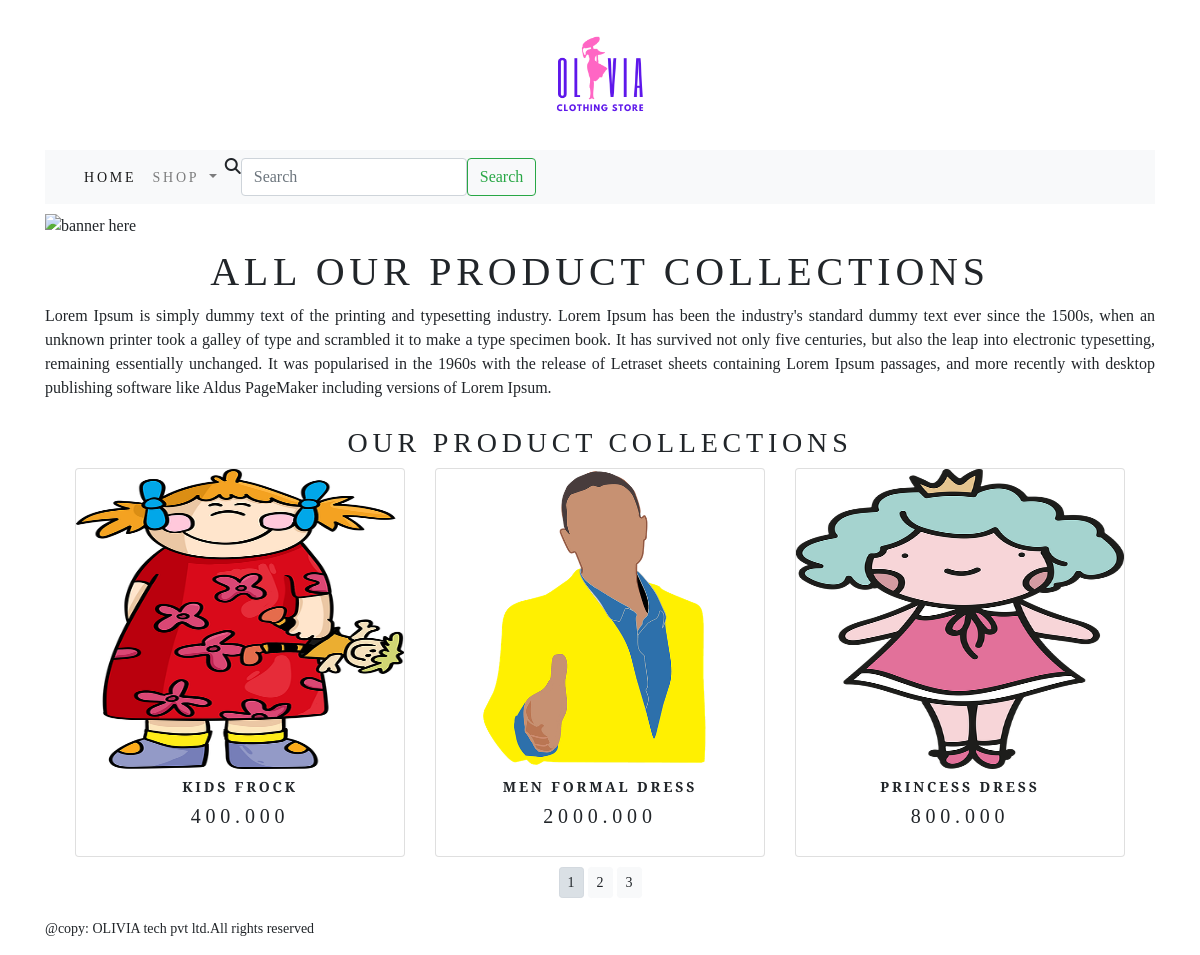
/store/, run on the app's committed database.
### clothingapp/models.py (models this page shows, shortened)
class Product(models.Model):
    name = models.CharField(max_length=250, unique=True)
    slug = models.CharField(max_length=250, unique=True)
    price = models.DecimalField(max_digits=10, decimal_places=3)
    description = models.TextField(blank=True)
    category = models.ForeignKey(Category, on_delete=models.CASCADE)
    image = models.ImageField(upload_to="product", blank=True)
    available = models.BooleanField(default=True)
    stock = models.IntegerField()
    created = models.DateTimeField(auto_now_add=True)
    updated = models.DateTimeField(auto_now=True)
    class Meta:
        ordering = ('name', 'price', 'stock', 'created', 'updated',)
        verbose_name = "product"
        verbose_name_plural = "products"
    def get_url(self):
        return reverse('store:ProDetails', args=[self.category.slug, self.slug])

### clothingapp/views.py (the view)
# urls.py: path('', views.allstorepro, name="AllStorePro"),
def allstorepro(request, c_slug=None):
    c_page = None
    product_list = None
    if c_slug is not None:
        c_page = get_object_or_404(Category, slug=c_slug)
        product_list = Product.objects.all().filter(category=c_page, available=True)
    else:
        product_list = Product.objects.all().filter(available=True)
    paginator = Paginator(product_list, 3)
    try:
        page = int(request.GET.get('page', '1'))
    except:
        page = 1
    try:
        product = paginator.page(page)
    except(EmptyPage, InvalidPage):
        product = paginator.page(paginator.num_pages)
    return render(request, 'cat.html', {'cat_page': c_page, 'product': product})

### cartapp/context_processors.py (called while the page is built)
def counter(request):
    item_count = 0
    if 'admin' in request.path:
        return {}
    else:
        try:
            cart = Cart.objects.filter(cart_id=_cartid_(request))
            cart_items = CartItem.objects.all().filter(cart=cart[0:1])
            for cart_item in cart_items:
                item_count += cart_item.quantity
        except Cart.DoesNotExist:
            item_count = 0
    return dict(item_count=item_count)

### cartapp/views.py (called while the page is built)
def _cartid_(request):
    cart = request.session.session_key
    if not cart:
        cart = request.session.create()
    return cart

### clothingapp/context_processors.py (called while the page is built)
def cat_links(request):
    links = Category.objects.all()
    return dict(links=links)

### clothingapp/models.py (called while the page is built)
    def get_url(self):
        return reverse('store:Pro_By_Cat', args=[self.slug])

### templates/cat.html (shortened to what this page needs)
{% extends 'base.html' %}
{% load static %}
{% block content %}
{% if cat_page %}
<div>
    <div>
        <img src="{{cat_page.image.url}}" width="500" height="500" alt="{{cat_page.name}}">
    </div>
</div>
<br>
<div>
    <div class="text-center my-title">{{cat_page.name}}</div>
</div>
<div>
    <p class="text-justify">{{cat_page.description}}</p>
</div>
{% else %}
<div>
    <img class="my-image my-image-padding" src="{% static 'img/banner.png' %}" alt="banner here">
</div>
<div class="my-title">
    <h1>All Our Product Collections</h1>
</div>
<div>
    <p class="text-justify">Lorem Ipsum is simply dummy text of the printing and typesetting industry. Lorem Ipsum has been the industry's standard dummy text ever since the 1500s, when an unknown printer took a galley of type and scrambled it to make a type specimen book. It has survived not only five centuries, but also the leap into electronic typesetting, remaining essentially unchanged. It was popularised in the 1960s with the release of Letraset sheets containing Lorem Ipsum passages, and more recently with desktop publishing software like Aldus PageMaker including versions of Lorem Ipsum.</p>
</div>
{% endif %}
<div class="my-title">
    <h3 class="text-center">Our Product Collections</h3>
</div>
<div class="container">
     <div class="row mx-auto">
    {% for product in product.object_list %}
    <div class="my-bottom-margin col-12 col-sm-12 col-md-12 col-lg-4">
        <div class="card" style="min-width:15rem;">
        <a href="{{product.get_url}}">
            <div class="my-image">
                <img class="card-img-top" src="{{product.image.url}}" width="300" height="300" alt="{{product.name}}"></div></a>
    <div class="card-body my-title">
        <h4><b>{{product.name}}</b></h4>
    <h5>{{product.price}}</h5>
    </div>
         </div>
         </div>
    {% endfor %}
</div>
     <div class="mx-auto">
         {% if product.paginator.num_pages > 1 %}
         <div class="text-center">
             {% for pg in product.paginator.page_range %}
             <a href="?page={{pg}}" class="btn btn-light btn-sm {% if product.number == pg %} active {% endif %}">{{pg}}</a>
             {% endfor %}
         </div>
         {% endif %}
     </div>
</div>
{% endblock %}

### templates/base.html (shortened to what this page needs)
{% load static %}
<!DOCTYPE html>
<html lang="en">
<head>
    <link rel="stylesheet" href="{% static 'css/bootstrap.min.css' %}">
    <link href="{% static 'css/custom.css' %}" rel="stylesheet">
</head>
<body>
<div class="container">
    {% include 'header.html' %}
    {% include 'navbar.html' %}
    {% block content %}
    {% endblock %}
</div>
    {% include 'footer.html' %}
</body>
</html>

### templates/header.html
{% load static %}
<center>
    <a href="{% url 'store:AllStorePro' %}">
    <img src="{% static 'img/logo.png' %}" alt="logo here" height="150" width="150">
    </a>
</center>

### templates/navbar.html (shortened to what this page needs)
<nav class="navbar navbar-expand-lg navbar-light bg-light">
  <div class="container-fluid">
    <div class="collapse navbar-collapse" id="navbarSupportedContent">
      <ul class="navbar-nav me-auto mb-2 mb-lg-0">
        <li class="nav-item">
          <a class="nav-link active" aria-current="page" href="{% url 'store:AllStorePro' %}">Home</a>
        </li>
        <li class="nav-item dropdown">
          <a class="nav-link dropdown-toggle" href="#" id="navbarDropdown" role="button" data-bs-toggle="dropdown" aria-expanded="false">
            Shop
          </a>
        </li>
      </ul>
      <form class="d-flex" action="{% url 'search:searchre' %}" method="get">
        <i class="fa-solid fa-magnifying-glass"></i>  <input class="form-control me-2" type="search" name="q" placeholder="Search" aria-label="Search" required>
        <button class="btn btn-outline-success" type="submit">Search</button>
      </form>
        </div>
    </div>
</nav>

### templates/footer.html
<div class="container">
    <div >
        <p class="footer navbar-fixed-bottom my-footer"> @copy: OLIVIA tech pvt ltd.All rights reserved </p>
    </div>
</div>

### static/css/custom.css (style rules this page uses)
body { font-family: 'Playfair Display', serif; }
.nav-item { letter-spacing:.2em; font-size:14px; text-transform:uppercase; }
.my-footer { padding-top:20px; font-size:14px; }
.my-image { width:100%; height:50%; }
.my-image-padding { padding-top:10px; }
.my-title { padding-top:10px; text-align:center; font-size:16px; text-transform:uppercase; letter-spacing:.3em; }
.my-bottom-margin { margin-bottom:10px; }
.card-body h4 { font-size:14px; text-transform:uppercase; letter-spacing:.2em; }

### data on the page
Product: image (picture), name "KIDS FROCK", price "400.000"
Product: image (picture), name "MEN FORMAL DRESS", price "2000.000"
Product: image (picture), name "PRINCESS DRESS", price "800.000"

### other printed values
{{ pg }} "1" "2" "3"
